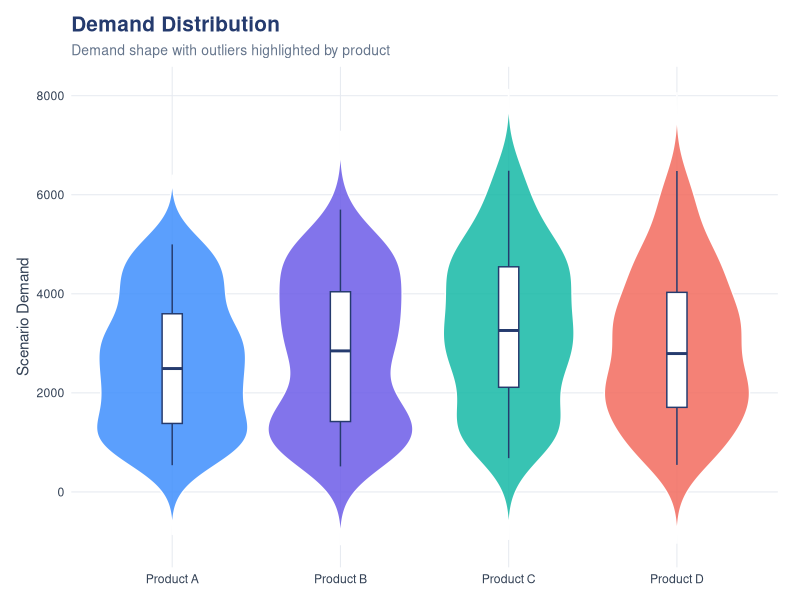
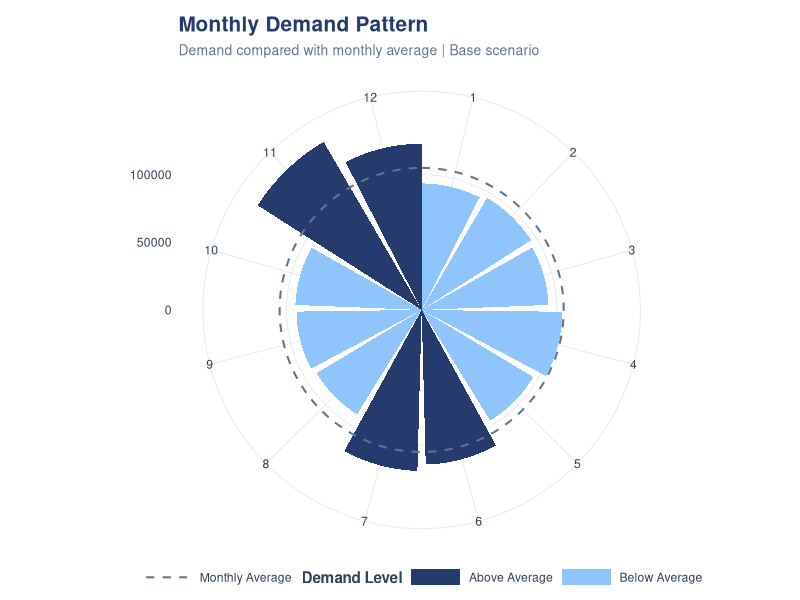
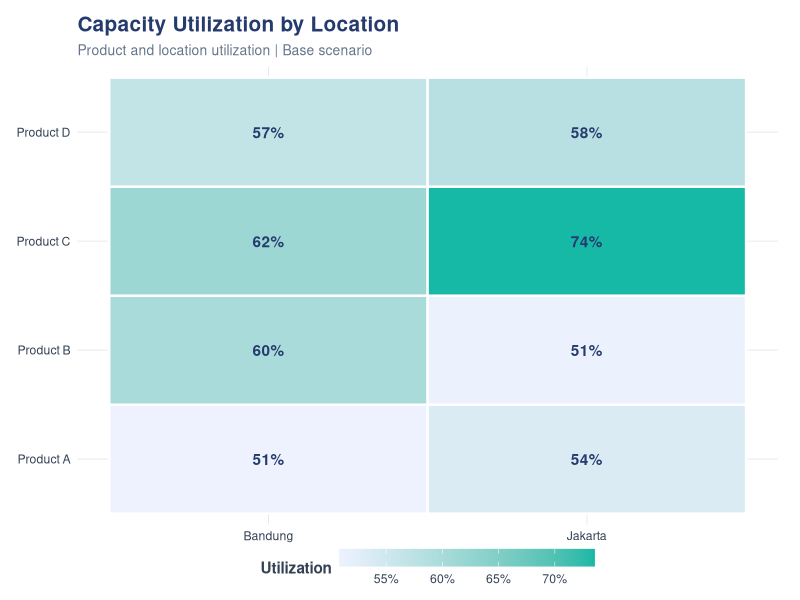
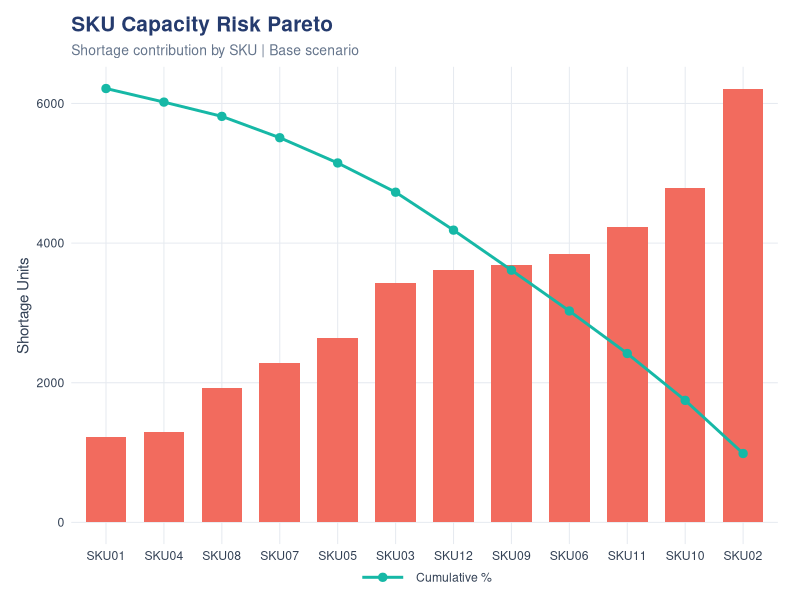
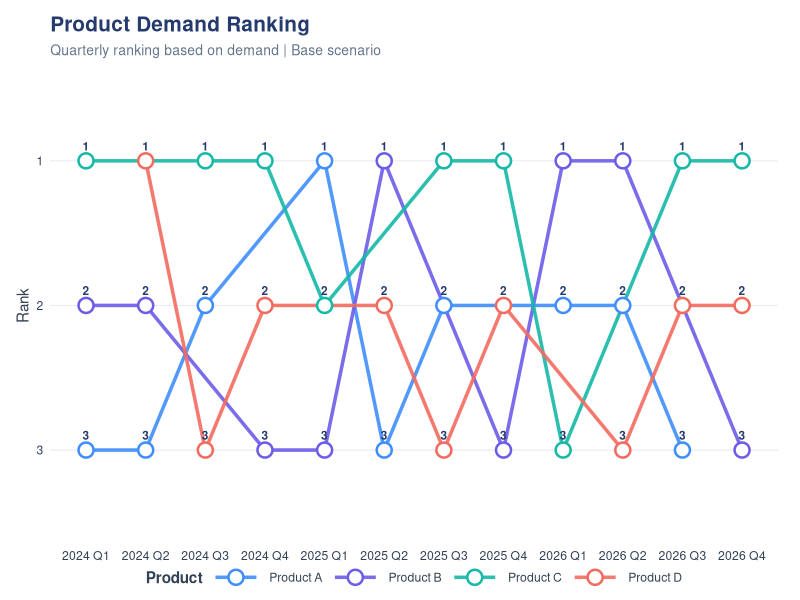
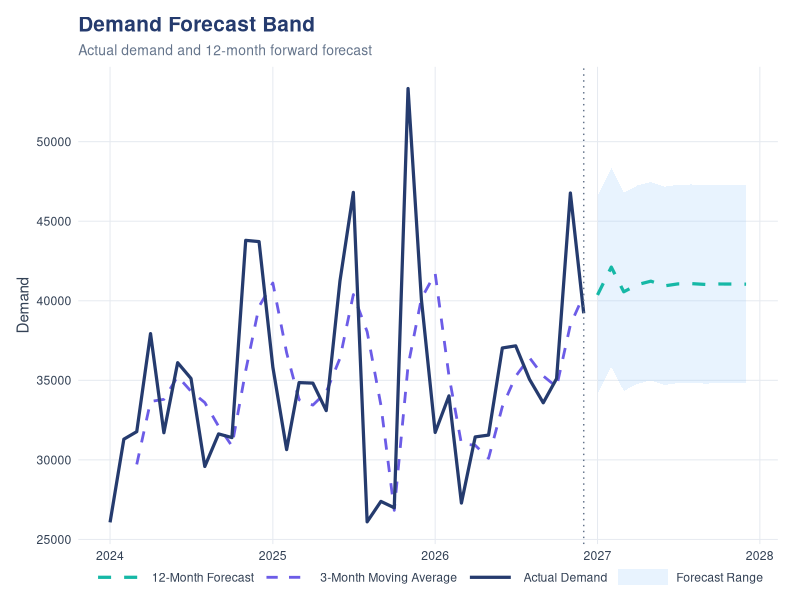

Here is the R script that generated these plots, in order:
#!/usr/bin/env Rscript

suppressPackageStartupMessages({
  library(dplyr)
  library(ggplot2)
  library(lubridate)
  library(readr)
  library(tidyr)
})

root <- normalizePath(getwd(), mustWork = TRUE)
dataset_dir <- file.path(root, "dataset")
output_dir <- file.path(root, "output")
dir.create(dataset_dir, recursive = TRUE, showWarnings = FALSE)
dir.create(output_dir, recursive = TRUE, showWarnings = FALSE)

set.seed(123)
dataset <- expand.grid(
  Tanggal = seq(as.Date("2024-01-01"), as.Date("2026-12-01"), by = "month"),
  SKU = paste0("SKU", sprintf("%02d", 1:12))
) |>
  as_tibble() |>
  mutate(
    Tahun = year(Tanggal), Bulan = month(Tanggal), NamaBulan = format(Tanggal, "%B"),
    Produk = rep(c("Product A", "Product B", "Product C", "Product D"), length.out = n()),
    Kategori = if_else(Produk %in% c("Product A", "Product B"), "Food", "Drink"),
    Rasa = sample(c("Chocolate", "Berry", "Vanilla", "Original"), n(), replace = TRUE),
    Ukuran = sample(c("Small", "Medium", "Large"), n(), replace = TRUE),
    Packing = sample(c("Box", "Bottle"), n(), replace = TRUE),
    Lokasi = sample(c("Jakarta", "Bandung"), n(), replace = TRUE),
    Permintaan = round(runif(n(), 500, 5000) * case_when(
      Bulan %in% c(11, 12) ~ 1.30,
      Bulan %in% c(6, 7) ~ 1.15,
      TRUE ~ 1
    )),
    Harga = sample(c(5000, 7500, 10000, 15000), n(), replace = TRUE),
    Kapasitas = sample(c(4000, 5000, 6000), n(), replace = TRUE)
  )

step1 <- dataset |>
  mutate(DemandValue = Permintaan * Harga)

step2 <- step1 |>
  group_by(Tanggal, Tahun, Bulan, NamaBulan, SKU, Produk,
           Kategori, Rasa, Ukuran, Packing, Lokasi) |>
  summarise(Demand = sum(Permintaan, na.rm = TRUE),
            DemandValue = sum(DemandValue, na.rm = TRUE),
            Capacity = mean(Kapasitas, na.rm = TRUE),
            Harga = mean(Harga, na.rm = TRUE), .groups = "drop")

scenarios <- tibble(
  Scenario = c("-30%", "-20%", "-10%", "Base", "+10%", "+20%", "+30%"),
  Growth = c(-0.30, -0.20, -0.10, 0.00, 0.10, 0.20, 0.30)
)

demand_final <- crossing(step2, scenarios) |>
  mutate(ScenarioDemand = Demand * (1 + Growth),
         ScenarioValue = ScenarioDemand * Harga,
         Utilization = ScenarioDemand / Capacity,
         CapacityGap = Capacity - ScenarioDemand,
         RevenueImpact = ScenarioValue - DemandValue) |>
  arrange(Tanggal, SKU, Scenario)

write_csv(dataset, file.path(dataset_dir, "dataset.csv"), na = "")
write_csv(step1, file.path(dataset_dir, "step1_prepared.csv"), na = "")
write_csv(step2, file.path(dataset_dir, "step2_aggregated.csv"), na = "")
write_csv(demand_final, file.path(dataset_dir, "demand_final.csv"), na = "")
write_csv(scenarios, file.path(dataset_dir, "scenarios.csv"), na = "")

base <- demand_final |> filter(Scenario == "Base")


# Modern, cohesive palette: deep blue, violet, aqua, coral, gold and slate.
COLORS <- list(
  navy = "#253B6E", violet = "#6C5CE7", aqua = "#16B8A6", blue = "#3F8EFC",
  sky = "#8EC5FC", coral = "#F26B5E", gold = "#F2B134", plum = "#9B6DFF",
  slate = "#64748B", grid = "#E6EAF0", text = "#334155", white = "#FFFFFF"
)
PRODUCT_COLORS <- c("Product A" = "#3F8EFC", "Product B" = "#6C5CE7", "Product C" = "#16B8A6", "Product D" = "#F26B5E")
theme_project <- theme_minimal(base_size = 11) +
  theme(
    plot.background = element_rect(fill = COLORS$white, color = NA),
    panel.background = element_rect(fill = COLORS$white, color = NA),
    panel.grid.minor = element_blank(),
    panel.grid.major = element_line(color = COLORS$grid, linewidth = .35),
    axis.text = element_text(color = COLORS$text), axis.title = element_text(color = COLORS$text),
    plot.title = element_text(face = "bold", size = 15, color = COLORS$navy),
    plot.subtitle = element_text(size = 10, color = COLORS$slate), legend.position = "bottom",
    legend.key.width = unit(1.3, "cm"), legend.key.height = unit(.45, "cm"),
    legend.spacing.x = unit(.25, "cm"), legend.box.spacing = unit(4, "pt"),
    legend.margin = margin(0, 0, 0, 0),
    legend.title = element_text(face = "bold", color = COLORS$text),
    legend.text = element_text(color = COLORS$text),
    plot.margin = margin(12, 16, 10, 12)
  )
save_plot <- function(name, plot, width = 10, height = 6) {
  ggsave(file.path(output_dir, name), plot, width = width, height = height, dpi = 150, bg = COLORS$white)
}
monthly <- base |>
  group_by(Tanggal) |>
  summarise(Demand = sum(ScenarioDemand), Capacity = sum(Capacity), .groups = "drop")



p1 <- ggplot(base, aes(Produk, ScenarioDemand, fill = Produk)) +
  geom_violin(color = COLORS$white, alpha = .85, trim = FALSE) +
  geom_boxplot(width = .12, fill = COLORS$white, color = COLORS$navy,
               outlier.shape = 21, outlier.fill = COLORS$gold,
               outlier.color = COLORS$navy, outlier.size = 2.4,
               outlier.stroke = .5) +
  scale_fill_manual(values = PRODUCT_COLORS, guide = "none") +
  labs(title = "Demand Distribution", subtitle = "Demand shape with outliers highlighted by product", x = NULL, y = "Scenario Demand") + theme_project
save_plot("01_demand_distribution_violin.png", p1)

seasonality <- base |> group_by(Bulan) |> summarise(Demand = sum(ScenarioDemand), .groups = "drop") |>
  mutate(AverageDemand = mean(Demand), DemandLevel = if_else(Demand >= AverageDemand, "Above Average", "Below Average"))
p2 <- ggplot(seasonality, aes(Bulan, Demand)) +
  geom_col(aes(fill = DemandLevel), width = .9) +
  geom_hline(aes(yintercept = AverageDemand, linetype = "Monthly Average"), color = COLORS$slate, linewidth = .7) +
  scale_fill_manual(values = c("Above Average" = COLORS$navy, "Below Average" = COLORS$sky), name = "Demand Level") +
  scale_linetype_manual(values = c("Monthly Average" = "dashed"), name = NULL) + coord_polar() + scale_x_continuous(breaks = 1:12) +
  labs(title = "Monthly Demand Pattern", subtitle = "Demand compared with monthly average | Base scenario", x = NULL, y = NULL) + theme_project
save_plot("02_monthly_demand_polar.png", p2)

utilization <- base |> group_by(Produk, Lokasi) |> summarise(Utilization = sum(ScenarioDemand) / sum(Capacity), .groups = "drop")
p3 <- ggplot(utilization, aes(Lokasi, Produk, fill = Utilization)) +
  geom_tile(color = COLORS$white, linewidth = .8) + geom_text(aes(label = paste0(round(Utilization * 100), "%")), color = COLORS$navy, fontface = "bold") +
  scale_fill_gradient(low = "#EEF2FF", high = COLORS$aqua, labels = scales::percent, name = "Utilization") +
  labs(title = "Capacity Utilization by Location", subtitle = "Product and location utilization | Base scenario", x = NULL, y = NULL) + theme_project
save_plot("03_capacity_utilization_heatmap.png", p3)

risk <- base |> group_by(SKU) |> summarise(Shortage = sum(pmax(-CapacityGap, 0)), .groups = "drop") |> arrange(desc(Shortage)) |> mutate(CumPct = if (sum(Shortage) > 0) cumsum(Shortage) / sum(Shortage) * 100 else rep(0, n()))
max_shortage <- max(risk$Shortage, 1)
p4 <- ggplot(risk, aes(reorder(SKU, Shortage), Shortage)) +
  geom_col(fill = COLORS$coral, width = .7) + geom_line(aes(y = CumPct / 100 * max_shortage, group = 1, color = "Cumulative %"), linewidth = 1) + geom_point(aes(y = CumPct / 100 * max_shortage, color = "Cumulative %"), size = 2.5) +
  scale_color_manual(values = c("Cumulative %" = COLORS$aqua), name = NULL) + labs(title = "SKU Capacity Risk Pareto", subtitle = "Shortage contribution by SKU | Base scenario", x = NULL, y = "Shortage Units") + theme_project
save_plot("04_sku_capacity_risk_pareto.png", p4)

# Quarterly product ranking (bump chart).
bump <- base |>
  mutate(Tahun = year(Tanggal), QuarterNum = quarter(Tanggal), Quarter = paste0(Tahun, " Q", QuarterNum)) |>
  group_by(Tahun, QuarterNum, Quarter, Produk) |>
  summarise(Demand = sum(ScenarioDemand, na.rm = TRUE), .groups = "drop") |>
  group_by(Quarter) |>
  mutate(Rank = min_rank(desc(Demand))) |>
  ungroup() |>
  arrange(Tahun, QuarterNum)
bump$Quarter <- factor(bump$Quarter, levels = unique(bump$Quarter))
p5 <- ggplot(bump, aes(Quarter, Rank, group = Produk, color = Produk)) +
  geom_line(linewidth = 1.2, alpha = .9) +
  geom_point(size = 4.2, fill = COLORS$white, shape = 21, stroke = 1.3) +
  geom_text(aes(label = Rank), size = 3, color = COLORS$navy, fontface = "bold", vjust = -1.15) +
  scale_color_manual(values = PRODUCT_COLORS, name = "Product") +
  scale_y_reverse(breaks = 1:max(bump$Rank, na.rm = TRUE), limits = c(max(bump$Rank, na.rm = TRUE) + .5, .5)) +
  labs(title = "Product Demand Ranking", subtitle = "Quarterly ranking based on demand | Base scenario", x = NULL, y = "Rank") +
  theme_project + theme(panel.grid.major.x = element_blank())
save_plot("05_demand_bump_chart.png", p5)



# Recursive 3-month moving average, projected 12 months forward.
df <- monthly |> arrange(Tanggal) |> mutate(Forecast = (Demand + lag(Demand) + lag(Demand, 2)) / 3)
future <- tibble(Tanggal = seq(max(df$Tanggal) %m+% months(1), max(df$Tanggal) %m+% months(12), by = "month"), Forecast = NA_real_)
for (i in seq_len(nrow(future))) {
  values <- c(tail(df$Demand, 3), future$Forecast[seq_len(i - 1)])
  future$Forecast[i] <- mean(tail(values, 3), na.rm = TRUE)
}
sd_demand <- sd(df$Demand, na.rm = TRUE)
future <- future |> mutate(Upper = Forecast + sd_demand, Lower = Forecast - sd_demand)
forecast_plot <- ggplot() +
  geom_ribbon(data = future, aes(Tanggal, ymin = Lower, ymax = Upper, fill = "Forecast Range"), alpha = .2) +
  geom_line(data = df |> filter(!is.na(Forecast)), aes(Tanggal, Forecast, color = "3-Month Moving Average", linetype = "3-Month Moving Average"), linewidth = .95) +
  geom_line(data = df, aes(Tanggal, Demand, color = "Actual Demand", linetype = "Actual Demand"), linewidth = 1.1) +
  geom_line(data = future, aes(Tanggal, Forecast, color = "12-Month Forecast", linetype = "12-Month Forecast"), linewidth = 1.1) +
  geom_vline(xintercept = max(df$Tanggal), linetype = "dotted", color = COLORS$slate) +
  scale_color_manual(values = c("Actual Demand" = COLORS$navy, "3-Month Moving Average" = COLORS$violet, "12-Month Forecast" = COLORS$aqua), name = NULL) +
  scale_linetype_manual(values = c("Actual Demand" = "solid", "3-Month Moving Average" = "dashed", "12-Month Forecast" = "dashed"), name = NULL) +
  scale_fill_manual(values = c("Forecast Range" = COLORS$sky), name = NULL) +
  labs(title = "Demand Forecast Band", subtitle = "Actual demand and 12-month forward forecast", x = NULL, y = "Demand") + theme_project
save_plot("06_demand_forecast_band.png", forecast_plot)

forecast_export <- bind_rows(df |> mutate(Lower = NA_real_, Upper = NA_real_, Type = "Historical"), future |> mutate(Demand = NA_real_, Type = "Forecast")) |> select(Tanggal, Demand, Forecast, Lower, Upper, Type)
write_csv(forecast_export, file.path(dataset_dir, "demand_forecast.csv"), na = "")
cat("Generated", nrow(dataset), "dataset rows and", nrow(demand_final), "demand_final rows.\n")
cat("CSV directory:", dataset_dir, "\nPNG directory:", output_dir, "\n")
